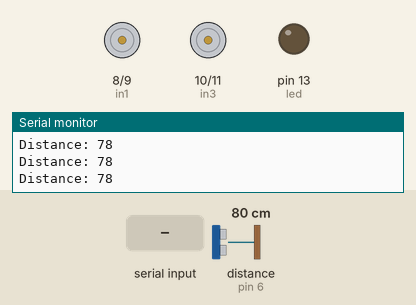
Bench run of a sketch on a simulated Arduino Uno, built with avr-gcc and run on an emulated ATmega328P. On the bench: motor-driver pin pairs drawn as motors (green arrow = first pin HIGH = forward, orange = second pin HIGH = backward, longer = more drive), output pins drawn as LEDs (lit = HIGH), the last lines printed to the serial monitor. Wiring (inferred from the names in the program): ultrasonic range finder: trigger pin 3; echo pin 6. The inputs (shaded band) are chosen by the test bench; at power-on: distance to the obstacle (sensor on pin 6) 80 cm. The echo pulse lasts 58.3 µs per cm; pins used as bus, display or sensor lines are not drawn.

Above: at 1.2 s.
1.3 s: "R" received over Serial
At 2.5 s:
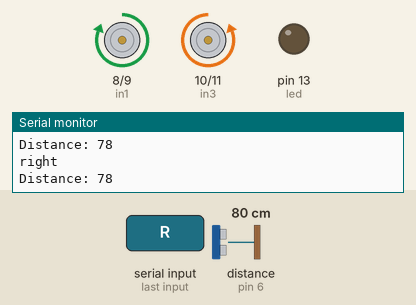
2.8 s: "L" received over Serial
At 3.7 s:
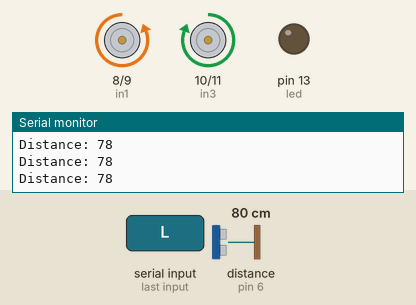
4.3 s: "F" received over Serial
At 4.9 s:
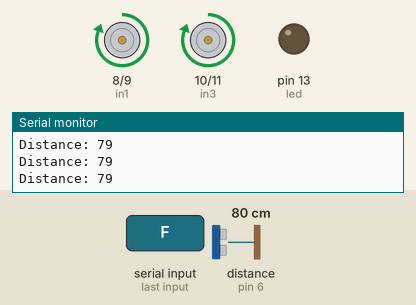
5.8 s: distance to the obstacle (sensor on pin 6) set to 22 cm
8.8 s: distance to the obstacle (sensor on pin 6) set to 18 cm
At 9.3 s:
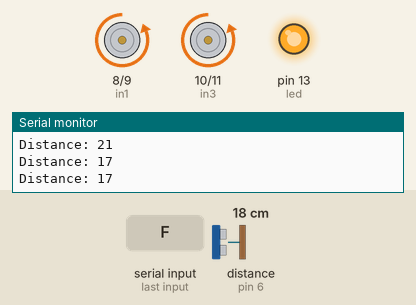
11.8 s: "B" received over Serial
At 12.4 s:
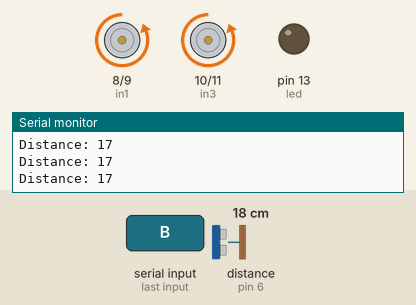
Timing chart, 0 to 14.3 s (numbered marks = the images above; inputs shaded):
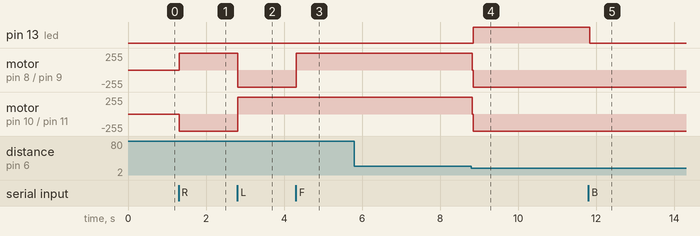

Measured:
- the behaviour switches between 20 and 19 cm on distance to the obstacle (sensor on pin 6) (found by bisection; images 3 and 4)
- after the input at 1.3 s, motor on pin 8 (in1) / pin 9 (in2): stopped → forward 255/255 at once; motor on pin 10 (in3) / pin 11 (in4): stopped → backward 255/255 at once
- after the input at 2.8 s, motor on pin 8 (in1) / pin 9 (in2): forward 255/255 → backward 255/255 at once; motor on pin 10 (in3) / pin 11 (in4): backward 255/255 → forward 255/255 at once
- after the input at 4.3 s, motor on pin 8 (in1) / pin 9 (in2): backward 255/255 → forward 255/255 at once
- after the input at 8.8 s, pin 13 (led): LOW → HIGH at once; motor on pin 8 (in1) / pin 9 (in2), motor on pin 10 (in3) / pin 11 (in4): forward 255/255 → backward 255/255 at once
- after the input at 11.8 s, pin 13 (led): HIGH → LOW at once

The sketch:

ultrasonic_avoidance_easy.ino
```cpp
#include <elapsedMillis.h>
//motor A

#define in1 8
#define in2 9
//motor b

#define in3 10
#define in4 11

const int trigPin = 3;
const int echoPin = 6;
int led = 13;
long duration;
int distance;
char estado ;
unsigned int interval = 1000;
  elapsedMillis timeElapsed;
void setup() {
Serial.begin(9600);
 pinMode(in1, OUTPUT);
  pinMode(in2, OUTPUT);
  pinMode(in3, OUTPUT);
  pinMode(in4, OUTPUT);
  pinMode(led, OUTPUT);
pinMode(trigPin, OUTPUT); // Sets the trigPin as an Output
pinMode(echoPin, INPUT); // Sets the echoPin as an Input

}
void loop() {
// Clears the trigPin
 digitalWrite(trigPin, LOW);
delayMicroseconds(2);
// Sets the trigPin on HIGH state for 10 micro seconds
digitalWrite(trigPin, HIGH);
delayMicroseconds(10);
digitalWrite(trigPin, LOW);
// Reads the echoPin, returns the sound wave travel time in microseconds
duration = pulseIn(echoPin, HIGH);
// Calculating the distance
distance= duration*0.034/2;
// Prints the distance on the Serial Monitor
Serial.print("Distance: ");
Serial.println(distance);
digitalWrite(led,LOW);


if(Serial.available()>0){
estado = Serial.read();
}

if(estado=='L'){
left ();

}

else if (estado=='R'){
right ();

}
else if(estado=='F')
{
forward ();

if (distance<=18)
 {


   while(timeElapsed<interval)
   {
   digitalWrite(13, HIGH);
  back();
   }
   timeElapsed=0;
    digitalWrite(led,LOW);
 Stop();


  }
}
else if (estado=='B')
{
back();
}
else
{
  Stop();
  }
}


  void forward ()
    {
     digitalWrite(in1, HIGH);
  digitalWrite(in2, LOW);
  digitalWrite(in3, HIGH);
  digitalWrite(in4, LOW);}
      void back ()
    {
      digitalWrite(in1, LOW);
  digitalWrite(in2,HIGH);
  digitalWrite(in3, LOW);
  digitalWrite(in4, HIGH);}
      void right ()
    {Serial.println("right");
      digitalWrite(in1, HIGH);
 digitalWrite(in2, LOW);
 digitalWrite(in3, LOW);
 digitalWrite(in4, HIGH);}


      void left ()
 {
     digitalWrite(in1, LOW);
  digitalWrite(in2, HIGH);
  digitalWrite(in3, HIGH);
  digitalWrite(in4, LOW);}


      void Stop ()                //care to 's' char in stop ----> capital
{
     digitalWrite(in1, LOW);
  digitalWrite(in2, LOW);
  digitalWrite(in3, LOW);
  digitalWrite(in4, LOW);}
```
